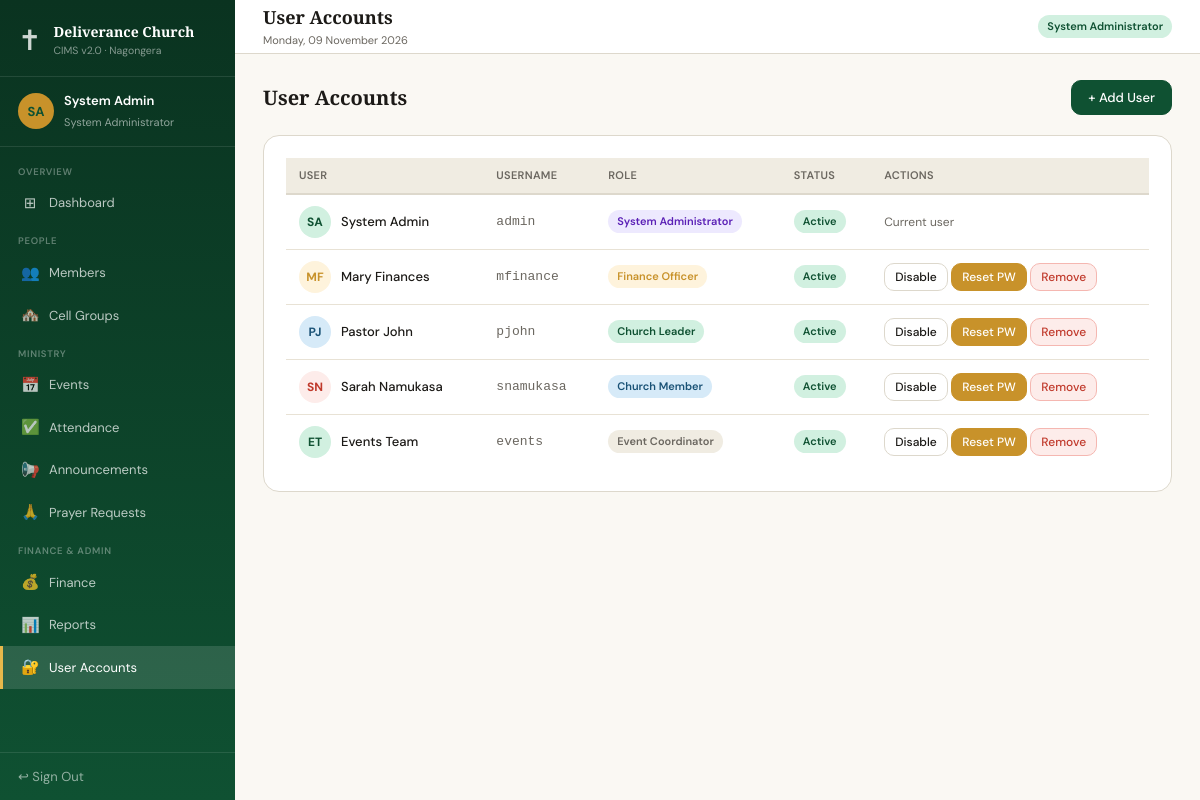
The page /pages/users.php (signed in) on the database its author committed.
### tables this page shows
CREATE TABLE users (
    id INT AUTO_INCREMENT PRIMARY KEY,
    full_name VARCHAR(100) NOT NULL,
    username VARCHAR(50) NOT NULL UNIQUE,
    password VARCHAR(255) NOT NULL,
    role ENUM('System Administrator','Finance Officer','Church Leader','Church Member','Event Coordinator') NOT NULL DEFAULT 'Church Member',
    status ENUM('Active','Inactive') NOT NULL DEFAULT 'Active',
    created_at TIMESTAMP DEFAULT CURRENT_TIMESTAMP
);

### includes/auth.php (called while the page is built, shortened)
<?php
function currentUser(): array {
    return [
        'id'   => $_SESSION['user_id']   ?? 0,
        'name' => $_SESSION['user_name'] ?? '',
        'role' => $_SESSION['role']      ?? '',
    ];
}

### pages/users.php (the view, shortened to what this page needs)
<?php
require_once __DIR__ . '/../config/db.php';
require_once __DIR__ . '/../includes/header.php';
$users = $pdo->query("SELECT * FROM users ORDER BY role, full_name")->fetchAll();
$roleBadge = ['System Administrator'=>'b-purple','Finance Officer'=>'b-gold','Church Leader'=>'b-green','Church Member'=>'b-blue','Event Coordinator'=>'b-gray'];
$avC = ['av-g','av-gold','av-b','av-r'];
?>
<div class="page-header">
  <h3>User Accounts</h3>
  <button class="btn btn-primary" onclick="openModal('userModal')">+ Add User</button>
</div>
<div class="card">
  <div class="tbl-wrap">
    <table>
      <thead><tr><th>User</th><th>Username</th><th>Role</th><th>Status</th><th>Actions</th></tr></thead>
      <tbody>
        <?php foreach ($users as $i => $u): ?>
          <tr>
            <td>
              <div class="member-cell">
                <div class="av <?= $avC[$i%4] ?>"><?= strtoupper(substr($u['full_name'],0,1).(strpos($u['full_name'],' ')!==false?substr($u['full_name'],strpos($u['full_name'],' ')+1,1):'')) ?></div>
                <span style="font-weight:500"><?= htmlspecialchars($u['full_name']) ?></span>
              </div>
            </td>
            <td style="color:var(--ink-lt);font-family:monospace"><?= htmlspecialchars($u['username']) ?></td>
            <td><span class="badge <?= $roleBadge[$u['role']]??'b-gray' ?>"><?= htmlspecialchars($u['role']) ?></span></td>
            <td><span class="badge <?= $u['status']==='Active'?'b-green':'b-gray' ?>"><?= $u['status'] ?></span></td>
            <td>
              <?php if ($u['id'] != $user['id']): ?>
                <form method="POST" style="display:inline">
                  <button type="submit" class="btn btn-sm"><?= $u['status']==='Active'?'Disable':'Enable' ?></button>
                </form>
                <button class="btn btn-sm btn-gold" onclick="document.getElementById('resetForm<?= $u['id'] ?>').style.display='block'">Reset PW</button>
                <form method="POST" style="display:inline" onsubmit="return confirmDelete(this)">
                  <button type="submit" class="btn btn-sm btn-danger">Remove</button>
                </form>
              <?php else: ?>
                <span class="text-muted" style="font-size:12px">Current user</span>
              <?php endif; ?>
            </td>
          </tr>
        <?php endforeach; ?>
      </tbody>
    </table>
  </div>
</div>
<?php require_once __DIR__ . '/../includes/footer.php'; ?>

### assets/css/style.css (style rules this page uses)
*, *::before, *::after { margin: 0; padding: 0; box-sizing: border-box; }
:root { --forest: #0F5132; --forest-md: #1a7a4a; --forest-lt: #d1f0e0; --gold: #c8922a; --gold-lt: #fef3dc; --gold-md: #e8b84b; --cream: #faf8f3; --sand: #f0ece2; --parchment: #e8e2d5; --ink: #1c1a17; --ink-md: #3d3a35; --ink-lt: #6b6760; --white: #ffffff; --border: #ddd8cc; --red: #c0392b; --red-lt: #fdecea; --blue: #1a5276; --blue-lt: #d6eaf8; --purple: #5b21b6; --purple-lt: #ede9fe; --radius: 10px; --radius-lg: 16px; --shadow: 0 2px 8px rgba(0,0,0,.08); --shadow-md: 0 4px 16px rgba(0,0,0,.12); }
body { font-family: 'DM Sans', sans-serif; background: var(--cream); color: var(--ink); font-size: 14px; line-height: 1.5; }
.card { background: var(--white); border: 1px solid var(--border); border-radius: var(--radius-lg); padding: 22px; margin-bottom: 18px; }
.tbl-wrap { overflow-x: auto; }
table { width: 100%; border-collapse: collapse; font-size: 13px; }
th { text-align: left; padding: 9px 13px; font-weight: 600; color: var(--ink-lt); border-bottom: 2px solid var(--border); font-size: 11px; text-transform: uppercase; letter-spacing: .3px; background: var(--sand); }
td { padding: 11px 13px; border-bottom: 1px solid var(--parchment); vertical-align: middle; }
tr:last-child td { border-bottom: none; }
.badge { display: inline-block; padding: 3px 9px; border-radius: 20px; font-size: 11px; font-weight: 600; }
.b-green { background: var(--forest-lt); color: var(--forest); }
.b-gold { background: var(--gold-lt); color: var(--gold); }
.b-blue { background: var(--blue-lt); color: var(--blue); }
.b-gray { background: var(--sand); color: var(--ink-lt); }
.b-purple { background: var(--purple-lt); color: var(--purple); }
.btn { display: inline-flex; align-items: center; gap: 6px; padding: 8px 16px; border-radius: var(--radius); border: 1.5px solid var(--border); background: var(--white); cursor: pointer; font-size: 13px; font-weight: 500; color: var(--ink); font-family: 'DM Sans', sans-serif; text-decoration: none; transition: all .15s; }
.btn-primary { background: var(--forest); border-color: var(--forest); color: #fff; }
.btn-gold { background: var(--gold); border-color: var(--gold); color: #fff; }
.btn-danger { background: var(--red-lt); border-color: #f5b7b1; color: var(--red); }
.btn-sm { padding: 5px 10px; font-size: 12px; }
.page-header { display: flex; align-items: center; justify-content: space-between; margin-bottom: 20px; }
.page-header h3 { font-family: 'Playfair Display', serif; font-size: 20px; font-weight: 600; }
.av { width: 32px; height: 32px; border-radius: 50%; display: inline-flex; align-items: center; justify-content: center; font-size: 12px; font-weight: 700; flex-shrink: 0; }
.av-g { background: var(--forest-lt); color: var(--forest); }
.av-gold { background: var(--gold-lt); color: var(--gold); }
.av-b { background: var(--blue-lt); color: var(--blue); }
.av-r { background: var(--red-lt); color: var(--red); }
.member-cell { display: flex; align-items: center; gap: 10px; }
.text-muted { color: var(--ink-lt); }

### rows shown on the page
users: full_name "SA", full_name "System Admin", username "admin", role "System Administrator", status "Active", shows "Current user"
users: full_name "MF", full_name "Mary Finances", username "mfinance", role "Finance Officer", status "Active", shows "Disable"
users: full_name "PJ", full_name "Pastor John", username "pjohn", role "Church Leader", status "Active", shows "Disable"
users: full_name "SN", full_name "Sarah Namukasa", username "snamukasa", role "Church Member", status "Active", shows "Disable"
users: full_name "ET", full_name "Events Team", username "events", role "Event Coordinator", status "Active", shows "Disable"

### other values the page prints
$initials "SA"
$user['name'] "System Admin"
$user['role'] "System Administrator"
$item['section'] "OVERVIEW"
$item['icon'] "⊞"
$item['label'] "Dashboard"
$item['section'] "PEOPLE"
$item['icon'] "👥"
$item['label'] "Members"
$item['icon'] "🏘️"
$item['label'] "Cell Groups"
$item['section'] "MINISTRY"
$item['icon'] "📅"
$item['label'] "Events"
$item['icon'] "✅"
